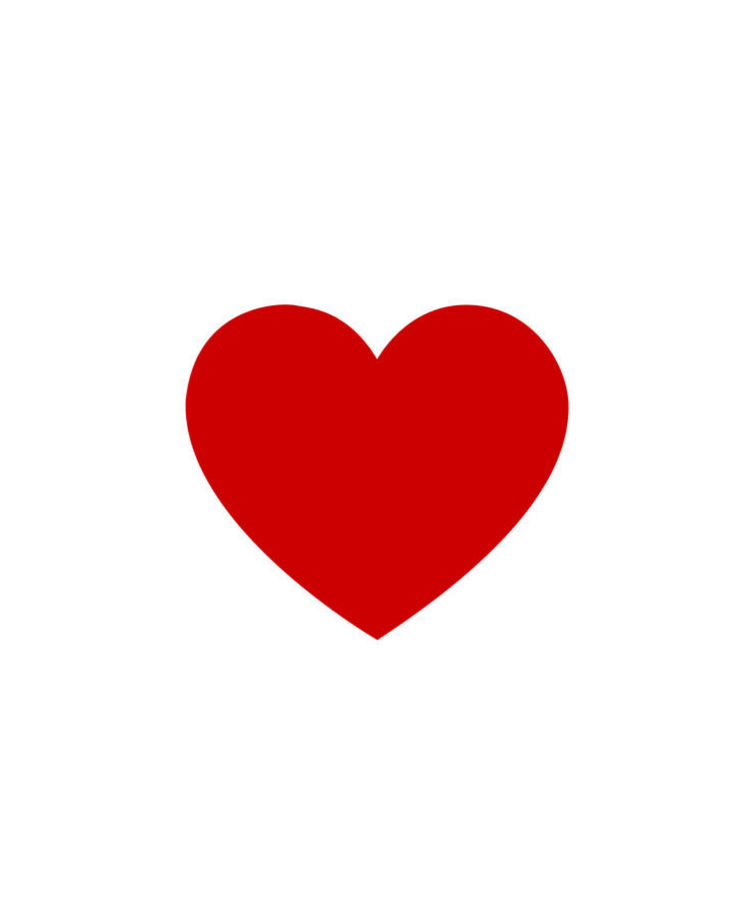
#> input picture mesh_making/heart.png, 756 x 907 px, found by its file name
$ python mesh_targetpoint.py
#> lines starting #> are read from the running program, lines starting #| are printed output that depends on the picture; after the words box and inside, x2 and y2 are one past the last pixel; in counts of white or black regions, pixels touching at a corner belong together
import cv2
import numpy as np
from matplotlib import pyplot as plt
import math

def get_mesh_by_count(image_path, target_count=50, margin=20):
    """
    target_count: 생성하고 싶은 목표 좌표 개수
    margin: 윤곽선으로부터 띄울 거리
    """
#> called with image_path = 'mesh_making/heart.png', target_count = 80, margin = 10
    img = cv2.imread(image_path)
#> img is the input picture: shape (907, 756, 3); mean B, G, R 221.5, 221.4, 248.3
    if img is None: return []

    h, w = img.shape[:2]
#> h = 907; w = 756
    gray = cv2.cvtColor(img, cv2.COLOR_BGR2GRAY)
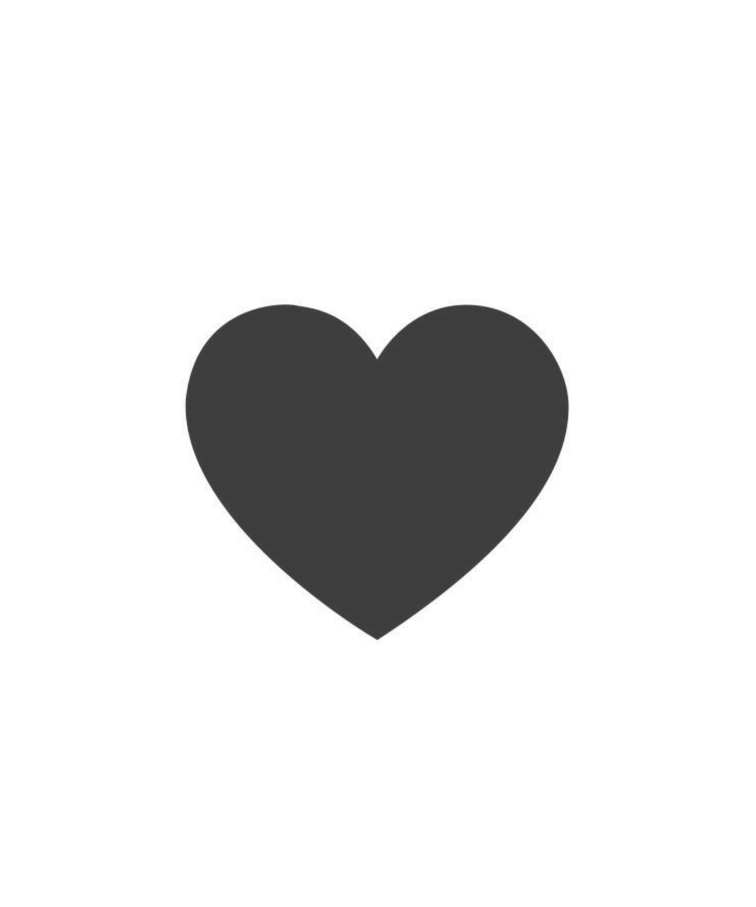
#> gray: shape (907, 756); min 53, max 255, mean 229.4
    blur = cv2.GaussianBlur(gray, (5, 5), 0)
    edges = cv2.Canny(blur, 50, 150)
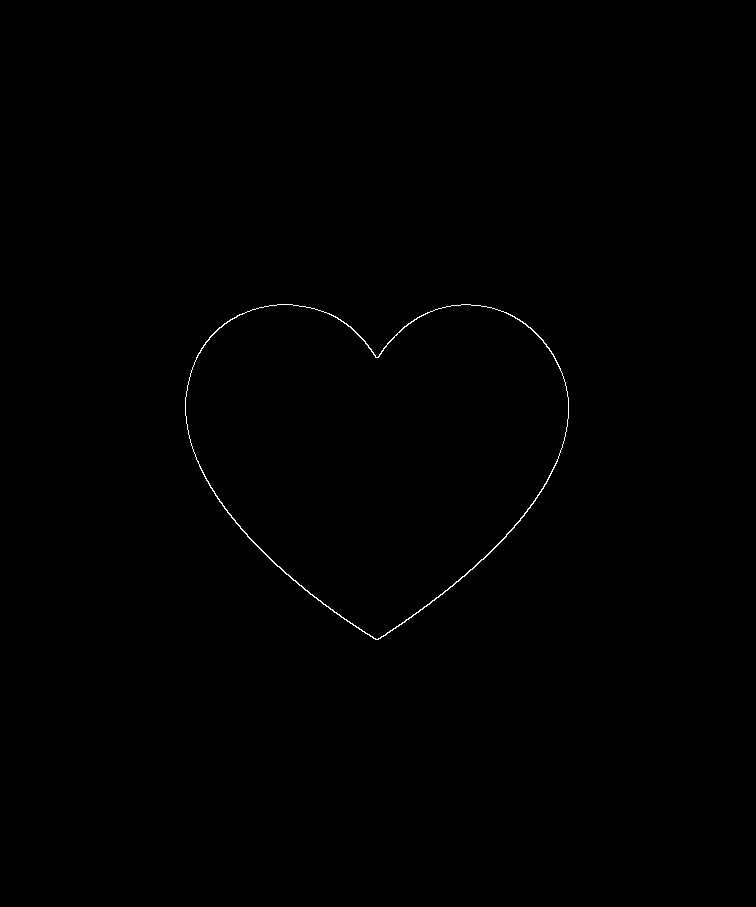
#> edges: shape (907, 756); 0.21% white in thin lines or dots, all inside (x1, y1, x2, y2) = (185, 304, 569, 640)

    # 1. 윤곽선 및 내부 마스크 생성
    contours, _ = cv2.findContours(edges, cv2.RETR_EXTERNAL, cv2.CHAIN_APPROX_SIMPLE)
#> contours = 1 contour; box (x1, y1, x2, y2) and area: (185, 304, 569, 640) 90560
    mask = np.zeros_like(gray)
    cv2.drawContours(mask, contours, -1, 255, -1)
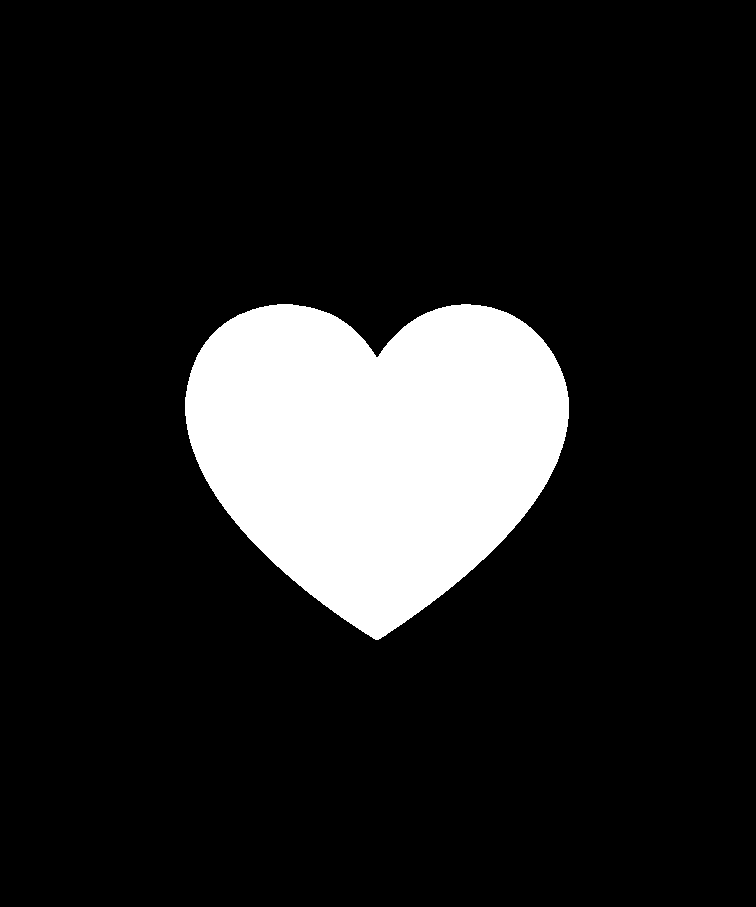
#> mask: shape (907, 756); 13.3% white; 1 white region, box (x1, y1, x2, y2) and area: (185, 304, 569, 640) 91060

    # 2. [핵심] 면적 기반 grid_size 자동 계산
    # 마스크에서 흰색(255) 영역의 픽셀 개수가 곧 면적입니다.
    area = np.sum(mask == 255)
#> area = 91060

    # 마진 때문에 실제로 점이 찍힐 면적은 더 좁으므로, 이를 감안하여 계산합니다.
    # 면적 / 목표 개수의 제곱근을 구하면 이론적인 간격이 나옵니다.
    auto_grid_size = int(math.sqrt(area / target_count))
#> auto_grid_size = 33

    # 간격이 최소 1보다는 커야 에러가 안 납니다.
    auto_grid_size = max(1, auto_grid_size)

    # 3. 거리 변환 (마진 확인용)
    dist_transform = cv2.distanceTransform(mask, cv2.DIST_L2, 5)
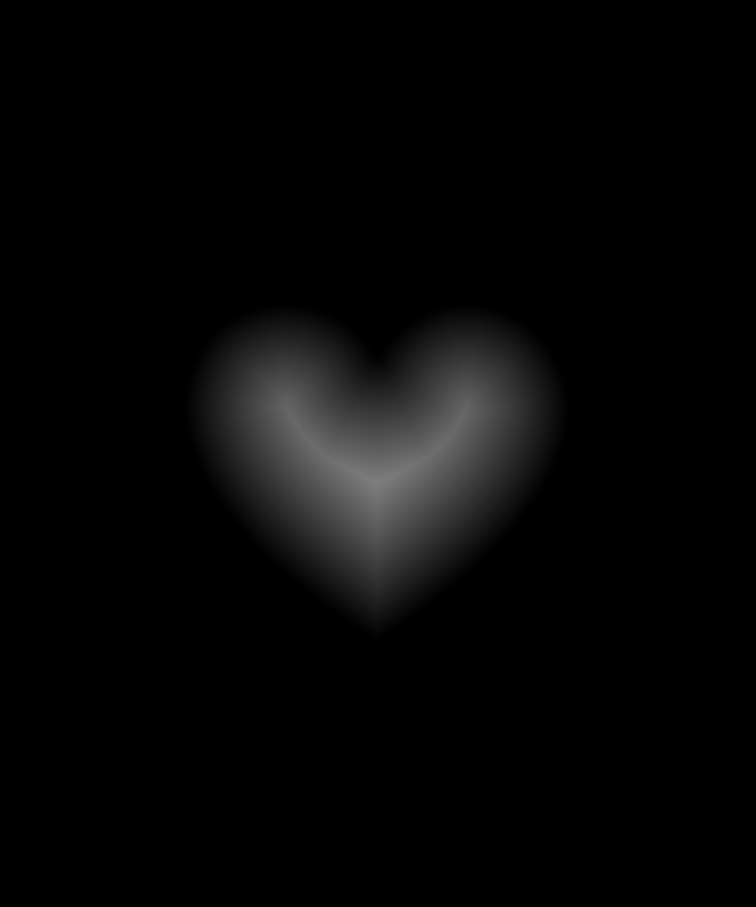
#> dist_transform: shape (907, 756) float32; min 0, max 127, mean 6.4

    # 4. 좌표 추출
    mesh_list = []
    for y in range(0, h, auto_grid_size):
        for x in range(0, w, auto_grid_size):
            if dist_transform[y, x] > margin:
                mesh_list.append([int(x), int(y)])

    # 5. 시각화
    plt.figure(figsize=(8, 8))
    plt.imshow(cv2.cvtColor(img, cv2.COLOR_BGR2RGB))
    if mesh_list:
        pts = np.array(mesh_list)
        plt.scatter(pts[:, 0], pts[:, 1], c='red', s=15)

    plt.title(f"Target: {target_count} / Result: {len(mesh_list)}\nAuto Grid Size: {auto_grid_size}")
    plt.show()
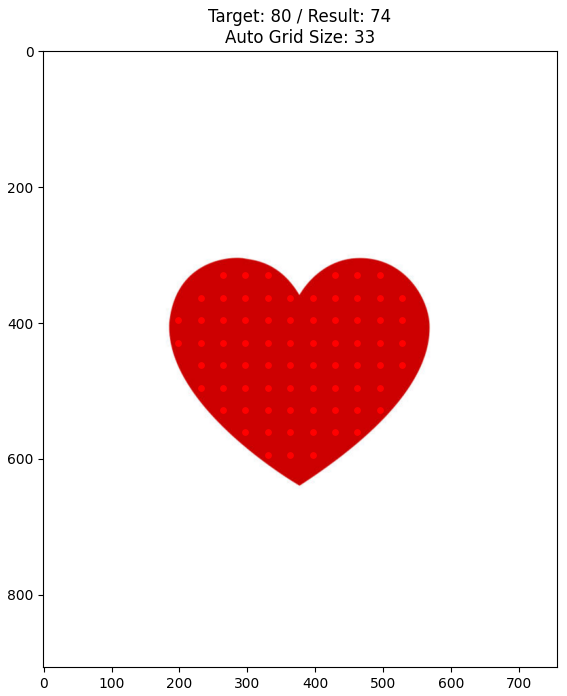
#> figure drawn by matplotlib, 1 panel

    return mesh_list

# --- 사용 예시 ---
image_path = 'mesh_making/heart.png'

# "나는 점이 딱 100개 정도 있었으면 좋겠어"라고 설정
points = get_mesh_by_count(image_path, target_count=80, margin=10)

print(f"최종 생성된 점의 개수: {len(points)}개")
#| 최종 생성된 점의 개수: 74개
